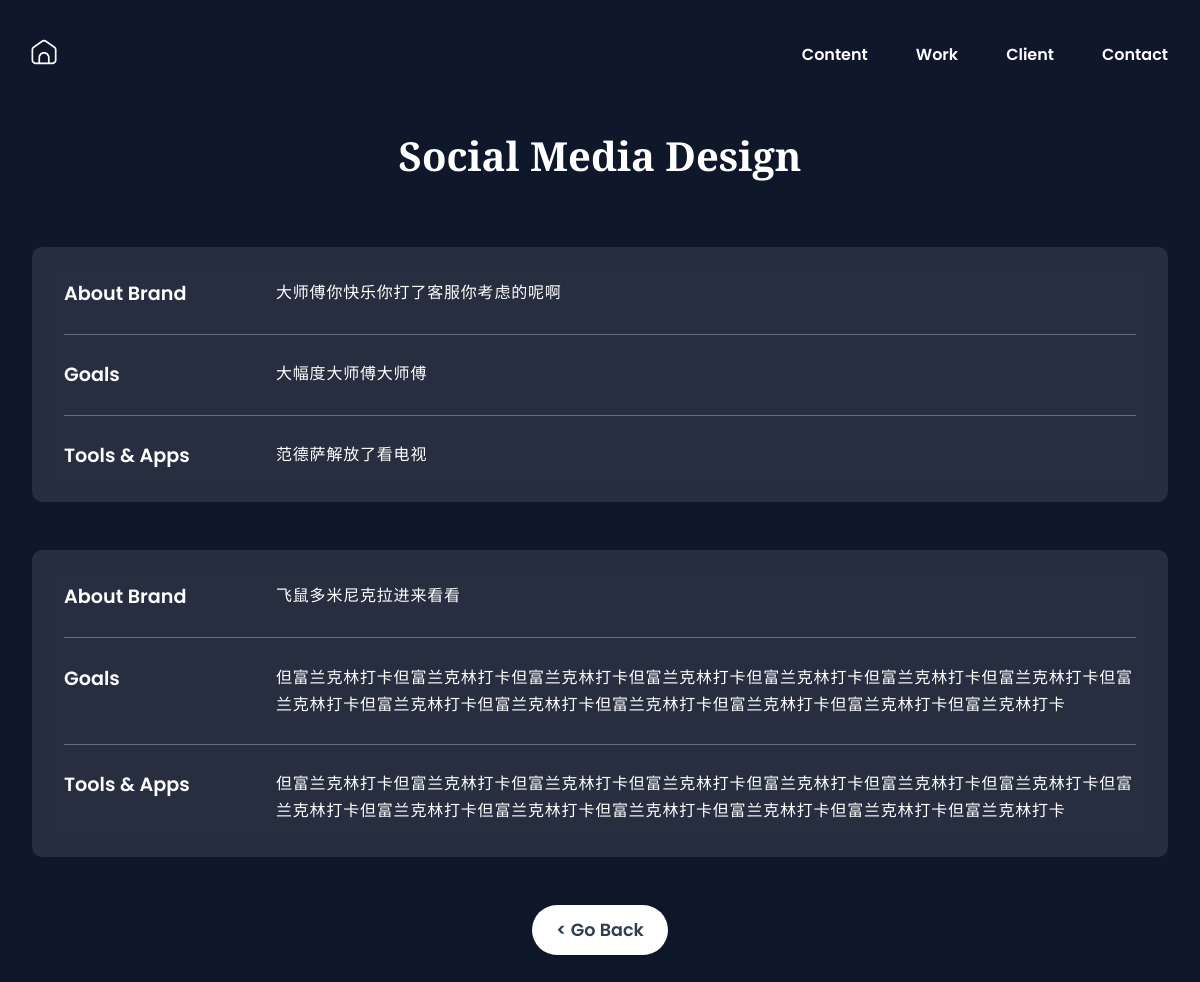
Before: /social-media/1 with the older database file.
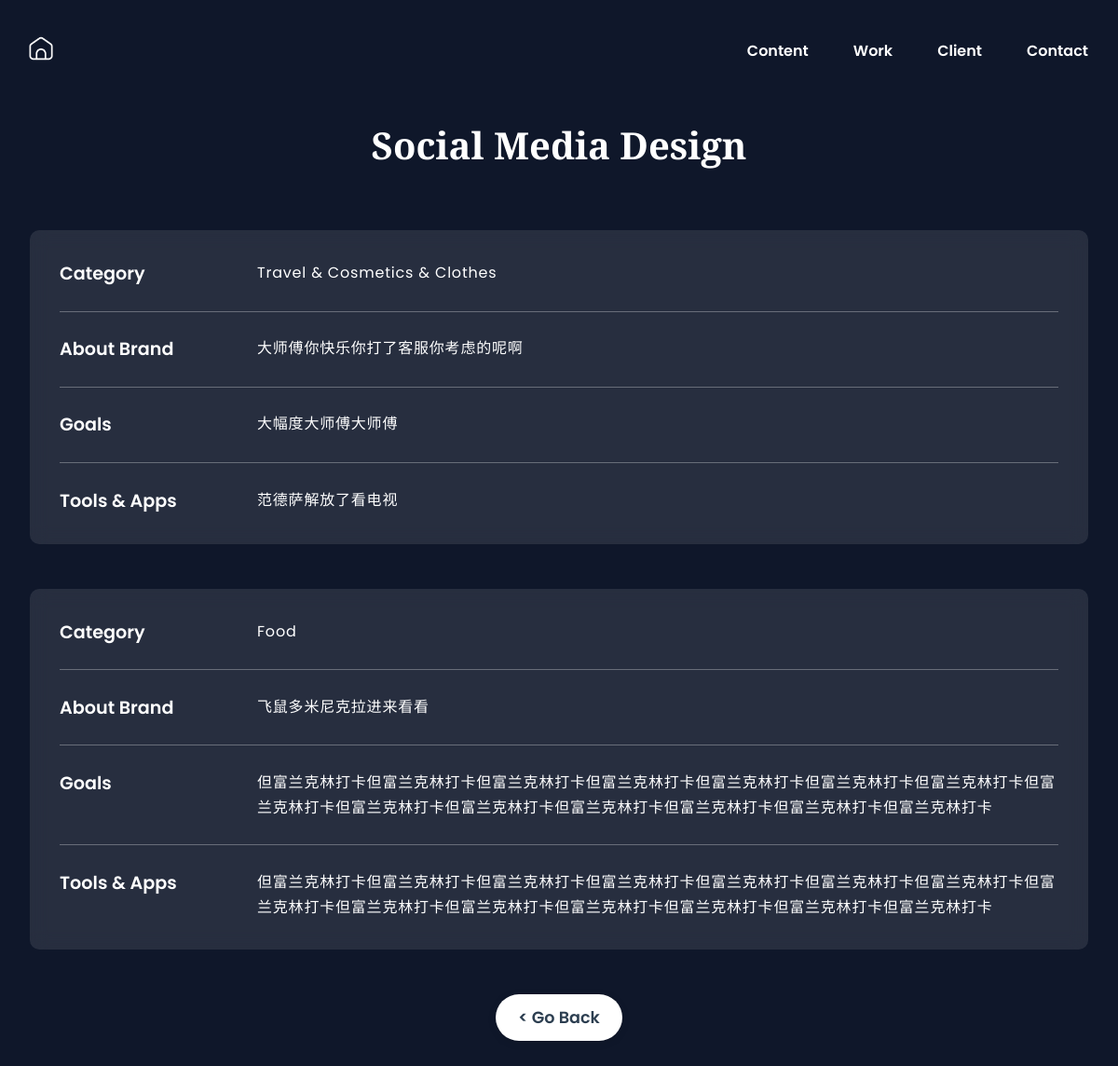
After: the same page with the newer database file.
### portfolioapp/models.py (models this page shows, shortened)
class SocialMediaPost(models.Model):
    title = models.CharField(max_length=128)  # 项目标题
    category = models.CharField(max_length=128, blank=True, help_text="项目分类")  # Force redeploy
    preview_image = models.ImageField(
        upload_to='images/social_media/preview/',
        blank=True,
        help_text="主页预览卡片图片"
    )
    image = models.ImageField(
        upload_to='images/social_media/',
        blank=True,
        help_text="项目展示图片"
    )
    about = models.TextField(blank=True, help_text="About 部分的文字介绍")
    goals = models.TextField(blank=True, help_text="Goals 部分的文字介绍")
    tools = models.TextField(blank=True, help_text="Tools & Software 部分的文字介绍")
    date_posted = models.DateTimeField(auto_now_add=True, null=True)
    order = models.IntegerField(default=0)
    class Meta:
        ordering = ['order']
        verbose_name = 'Social Media Design'
        verbose_name_plural = 'Social Media Design'

### portfolioapp/views.py (the view)
def social_media_detail(request, social_media_id):
    social_media_post = get_object_or_404(SocialMediaPost, id=social_media_id)
    all_social_media_posts = SocialMediaPost.objects.all()
    return render(request, 'portfolioapp/social_media_detail.html', {
        'social_media_post': social_media_post,
        'all_social_media_posts': all_social_media_posts
    })

### portfolioapp/templates/portfolioapp/social_media_detail.html (shortened to what this page needs)
{% load static %}
<!DOCTYPE html>
<html lang="en">
  <head>
    <link
      rel="stylesheet"
      type="text/css"
      href="{% static 'css/styles.css' %}"
    />
  </head>
  <body class="social-media-detail">
    <header>
      <nav class="navbar">
        <div class="logo">
          <a href="{% url 'home' %}"
            ><img src="{% static 'images/home.png' %}" alt="home logo"
          /></a>
        </div>
        <div class="nav-right">
          <ul class="nav-links">
            <li><a href="{% url 'home' %}#table-of-content">Content</a></li>
            <li><a href="{% url 'home' %}#previous-role">Work</a></li>
            <li><a href="{% url 'home' %}#client-experience">Client</a></li>
            <li><a href="{% url 'home' %}#contact">Contact</a></li>
          </ul>
        </div>
      </nav>
    </header>
    <div class="container">
      <section class="portfolio">
        <h1 class="page-title">
          Social Media Design
        </h1>
        <div class="portfolio-detail">
          {% if all_social_media_posts %}
          <div class="social-media-projects">
            {% for post in all_social_media_posts %}
            <div class="project-container">
              {% if post.category or post.about or post.goals or post.tools or post.image %}
              <div class="content-container">
                {% if post.category %}
                <div class="content-row">
                  <h4>Category</h4>
                  <p>{{ post.category }}</p>
                </div>
                {% endif %}
                {% if post.about %}
                <div class="content-row">
                  <h4>About Brand</h4>
                  <p>{{ post.about }}</p>
                </div>
                {% endif %}
                {% if post.goals %}
                <div class="content-row">
                  <h4>Goals</h4>
                  <p>{{ post.goals }}</p>
                </div>
                {% endif %}
                {% if post.tools %}
                <div class="content-row">
                  <h4>Tools & Apps</h4>
                  <p>{{ post.tools }}</p>
                </div>
                {% endif %}
              </div>
              {% endif %}
            </div>
            {% endfor %}
          </div>
          {% endif %}
          <div class="go-back-container">
            <a
              href="{% url 'home' %}#social-media"
              class="go-back-btn"
            >
              < Go Back
            </a>
          </div>
        </div>
      </section>
    </div>
  </body>
</html>

Changed rows visible on the page:
changed SocialMediaPost "大师傅你快乐你打了客服你考虑的呢啊": category (not shown) → "Travel & Cosmetics & Clothes"
changed SocialMediaPost "飞鼠多米尼克拉进来看看": category (not shown) → "Food"
